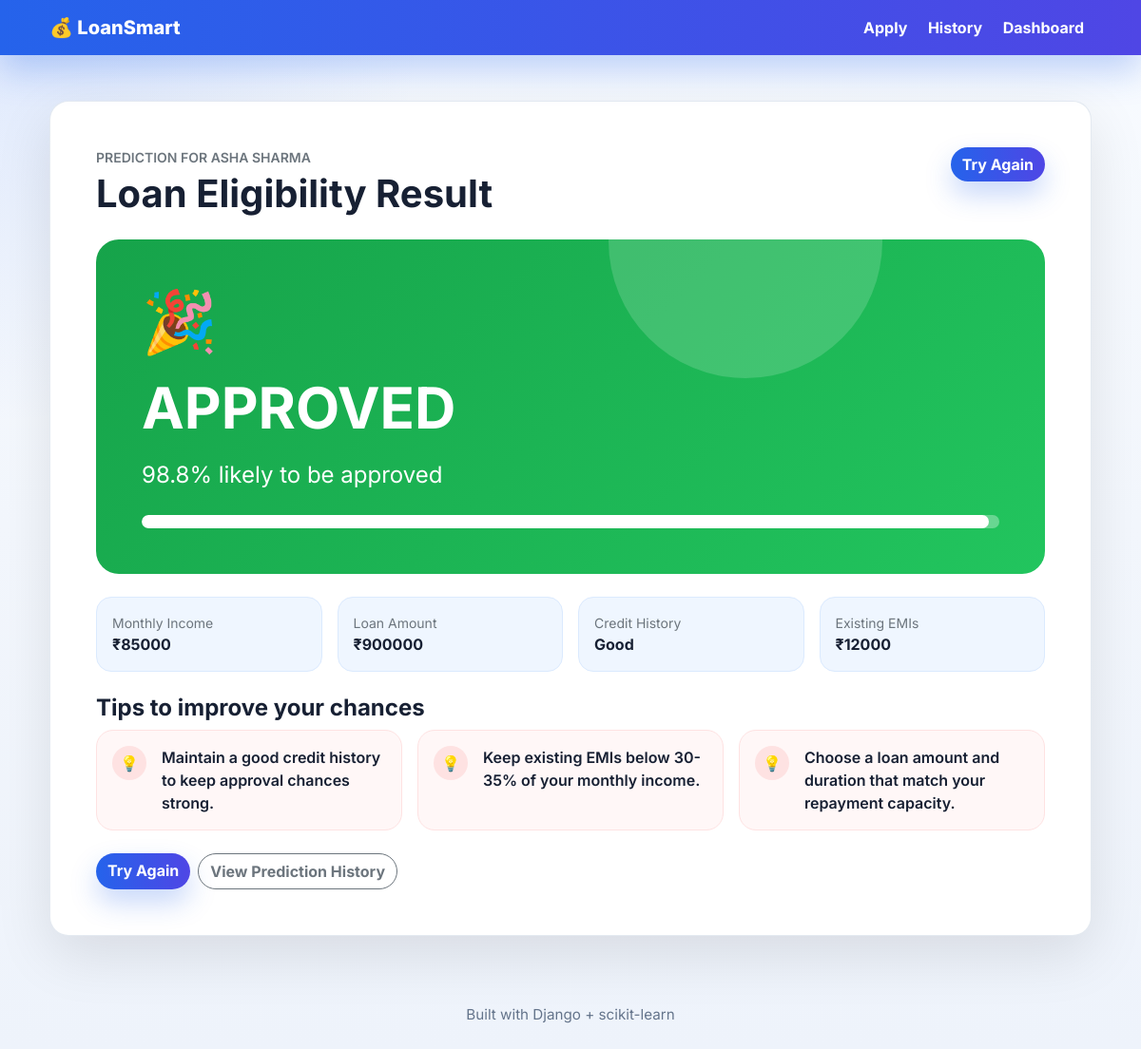
The app's page /result/1/ with its own data.
### loan_app/models.py (models this page shows, shortened)
class LoanApplication(models.Model):
    GENDER_CHOICES = [
        ("Male", "Male"),
        ("Female", "Female"),
    ]
    EMPLOYMENT_CHOICES = [
        ("Salaried", "Salaried"),
        ("Self-Employed", "Self-Employed"),
        ("Unemployed", "Unemployed"),
    ]
    DURATION_CHOICES = [
        (12, "12 months"),
        (24, "24 months"),
        (36, "36 months"),
        (60, "60 months"),
    ]
    CREDIT_HISTORY_CHOICES = [
        ("Good", "Good"),
        ("Bad", "Bad"),
        ("No History", "No History"),
    ]
    DEPENDENTS_CHOICES = [
        ("0", "0"),
        ("1", "1"),
        ("2", "2"),
        ("3+", "3+"),
    ]
    PREDICTION_CHOICES = [
        ("APPROVED", "Approved"),
        ("REJECTED", "Rejected"),
    ]
    full_name = models.CharField(max_length=100)
    age = models.PositiveIntegerField()
    gender = models.CharField(max_length=10, choices=GENDER_CHOICES)
    monthly_income = models.PositiveIntegerField(help_text="Monthly income in ₹")
    employment_status = models.CharField(max_length=20, choices=EMPLOYMENT_CHOICES)
    loan_amount = models.PositiveIntegerField(help_text="Requested loan amount in ₹")
    loan_duration = models.PositiveIntegerField(choices=DURATION_CHOICES)
    credit_history = models.CharField(max_length=20, choices=CREDIT_HISTORY_CHOICES)
    dependents = models.CharField(max_length=2, choices=DEPENDENTS_CHOICES)
    existing_emis = models.PositiveIntegerField(default=0, help_text="Existing EMIs per month in ₹")
    prediction = models.CharField(
        max_length=10,
        choices=PREDICTION_CHOICES,
        blank=True,
    )
    confidence = models.FloatField(default=0)
    tips = models.JSONField(default=list, blank=True)
    created_at = models.DateTimeField(auto_now_add=True)
    class Meta:
        ordering = ["-created_at"]

### loan_app/views.py (the view)
# urls.py: path("result/<int:pk>/", views.result, name="result"),
def result(request, pk):
    application = get_object_or_404(LoanApplication, pk=pk)
    return render(request, "result.html", {"application": application})

### loan_app/templates/result.html (shortened to what this page needs)
{% extends "base.html" %}
{% block content %}
<div class="result-panel bg-white p-4 p-md-5">
    <div class="d-flex flex-column flex-md-row justify-content-between gap-3 mb-4">
        <div>
            <p class="text-uppercase text-secondary fw-semibold small mb-1">Prediction for {{ application.full_name }}</p>
            <h1 class="fw-bold mb-0">Loan Eligibility Result</h1>
        </div>
        <a class="btn btn-gradient align-self-start" href="{% url 'loan_app:form' %}">Try Again</a>
    </div>
    {% if application.prediction == "APPROVED" %}
        <div class="status-card status-approved p-4 p-md-5 mb-4">
            <div class="status-content">
                <div class="display-3 mb-2">🎉</div>
                <div class="badge-result fw-bold mb-2">APPROVED</div>
                <p class="fs-4 mb-4">{{ application.confidence }}% likely to be approved</p>
                <div class="confidence-track" aria-label="Confidence bar">
                    <div class="confidence-fill"></div>
                </div>
            </div>
        </div>
    {% endif %}
    <div class="row g-3 mb-4">
        <div class="col-md-3">
            <div class="metric p-3 h-100">
                <div class="text-secondary small">Monthly Income</div>
                <div class="fw-bold">₹{{ application.monthly_income }}</div>
            </div>
        </div>
        <div class="col-md-3">
            <div class="metric p-3 h-100">
                <div class="text-secondary small">Loan Amount</div>
                <div class="fw-bold">₹{{ application.loan_amount }}</div>
            </div>
        </div>
        <div class="col-md-3">
            <div class="metric p-3 h-100">
                <div class="text-secondary small">Credit History</div>
                <div class="fw-bold">{{ application.credit_history }}</div>
            </div>
        </div>
        <div class="col-md-3">
            <div class="metric p-3 h-100">
                <div class="text-secondary small">Existing EMIs</div>
                <div class="fw-bold">₹{{ application.existing_emis }}</div>
            </div>
        </div>
    </div>
    <h2 class="h4 fw-bold">Tips to improve your chances</h2>
    <div class="row g-3 mb-4">
        {% for tip in application.tips %}
            <div class="col-md-4">
                <div class="tip-card h-100 p-3 d-flex gap-3">
                    <span class="tip-icon">💡</span>
                    <div class="fw-semibold">{{ tip }}</div>
                </div>
            </div>
        {% endfor %}
    </div>
    <div class="d-flex flex-wrap gap-2">
        <a class="btn btn-gradient" href="{% url 'loan_app:form' %}">Try Again</a>
        <a class="btn btn-outline-secondary" href="{% url 'loan_app:history' %}">View Prediction History</a>
    </div>
</div>
{% endblock %}

### loan_app/templates/base.html (style rules this page uses)
:root { --brand-blue: #2563eb; --brand-indigo: #4f46e5; --ink: #172033; --muted: #64748b; --soft-blue: #eff6ff; --line: #e5e7eb; }
* { transition: background-color 0.2s ease, border-color 0.2s ease, box-shadow 0.2s ease, transform 0.2s ease; }
body { min-height: 100vh; background: radial-gradient(circle at top left, rgba(37, 99, 235, 0.12), transparent 28rem), linear-gradient(180deg, #f8fbff 0%, #eef3fb 100%); color: var(--ink); font-family: "Inter", system-ui, -apple-system, BlinkMacSystemFont, "Segoe UI", sans-serif; }
.form-card, .result-panel, .history-card { border: 1px solid rgba(226, 232, 240, 0.9); border-radius: 20px; box-shadow: 0 20px 60px rgba(0, 0, 0, 0.1); }
.badge-result { font-size: clamp(2rem, 5vw, 4rem); letter-spacing: 0; }
.metric { background: var(--soft-blue); border: 1px solid #dbeafe; border-radius: 16px; }
.btn { border-radius: 999px; font-weight: 700; }
.btn-gradient { background: linear-gradient(90deg, var(--brand-blue), var(--brand-indigo)); border: 0; color: #ffffff; box-shadow: 0 14px 28px rgba(37, 99, 235, 0.25); }

### records on screen
LoanApplication: full_name "ASHA SHARMA", confidence "98.8", monthly_income "85000", loan_amount "900000", credit_history "Good", existing_emis "12000"

### other values on screen
{{ tip }} "Maintain a good credit history to keep approval chances strong." "Keep existing EMIs below 30-35% of your monthly income." "Choose a loan amount and duration that match your repayment capacity."
